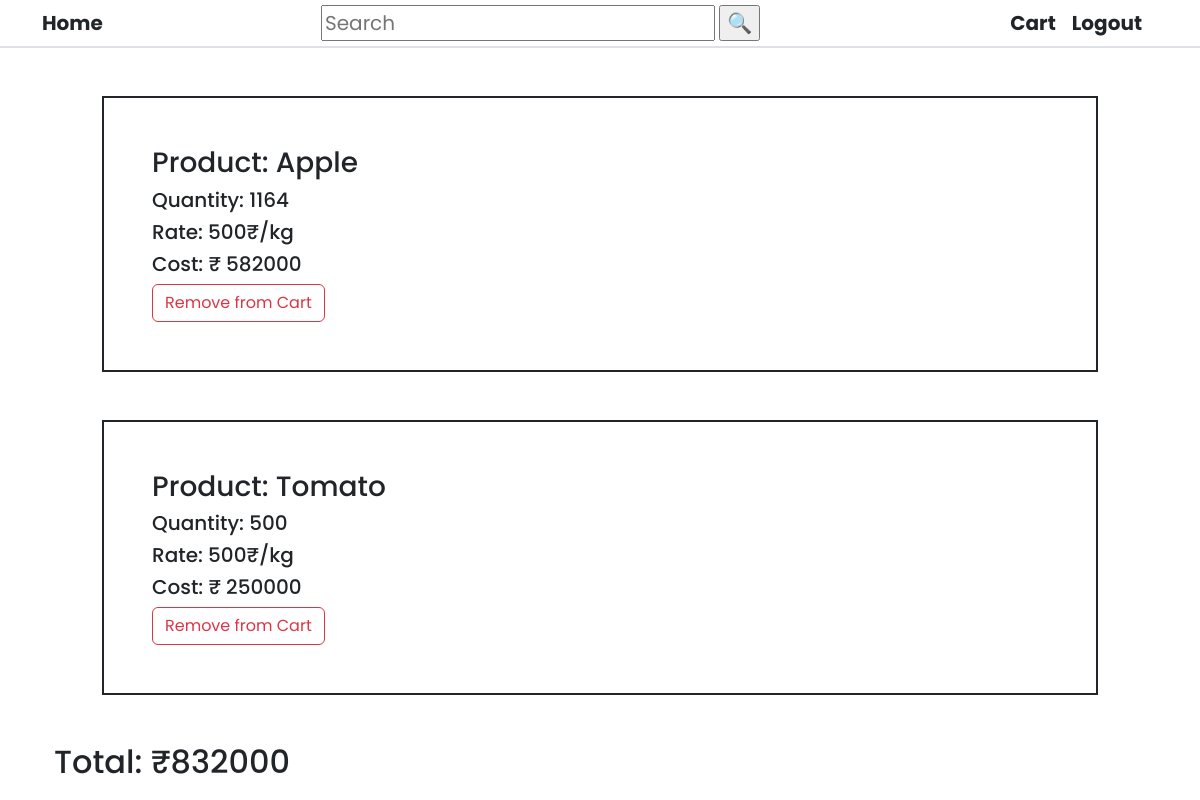
Screenshot of /cart (signed in) with the database file from the repository.
### website/models.py (models this page shows)
class Product(db.Model):
    productId = db.Column(db.Integer(), primary_key=True, autoincrement=True)
    productName = db.Column(db.String(100), nullable=False)
    unit = db.Column(db.String(50), nullable=False)
    rate = db.Column(db.Integer(), nullable=False)
    quantity = db.Column(db.Integer(), nullable=False)
    categoryId = db.Column(db.Integer(), db.ForeignKey(
        'category.categoryId'), nullable=False)

### website/views.py (the view)
@views.route('/cart')
@login_required
def Cart():
    user = current_user
    cart = json.loads((user.cart).replace("\'", "\""))
    products = Product.query.all()
    total = 0
    for pro in products:
        if str(pro.productId) in cart.keys():
            if (pro.unit == "$/kg"):
                total += (int(cart[str(pro.productId)]) * int(pro.rate) * 80)
            else:
                total += (int(cart[str(pro.productId)]) * int(pro.rate))
    return render_template('cart.html', cart=cart, products=products, total=total)

### website/templates/Cart.html (shortened to what this page needs)
{%extends 'Base.html'%} {%block title%}Cart{%endblock%} {%block content%}
<div class="container">
  <div>
     {%for product in products%}{%if product.productId | string in
    cart.keys()%}
    <div class="border border-2 border-dark p-5 m-5">
      <h3>Product: {{product.productName}}</h3>
      <h5>Quantity: {{cart[product.productId | string]}}</h5>
      <h5>Rate: {{product.rate}}{{product.unit}}</h5>
      <h5>
        Cost: {%if product.unit == "$/kg"%}${%else%}₹{%endif%} {{product.rate |
        int * cart[product.productId | string] | int}}
      </h5>
      <a
        href="/api/deleteFromCart?id={{product.productId}}"
        class="btn btn-outline-danger"
        >Remove from Cart</a
      >
    </div>
    {%endif%} {%endfor%}
  </div>
  {%if cart%}
  <h2>Total: ₹{{total}}</h2>
  {%endif%}
</div>
{%endblock%}

### website/static/style.css (style rules this page uses)
html { margin: 0; padding: 0; }
body { font-family: "Poppins", sans-serif; font-weight: 400; }
a { text-decoration: none; color: inherit; }

### rows the page displays
Product: productName "Apple", cart "1164", rate "500", unit "₹/kg", rate "582000"
Product: productName "Tomato", cart "500", rate "500", unit "₹/kg", rate "250000"

### other values shown
{{ total }} "832000"
